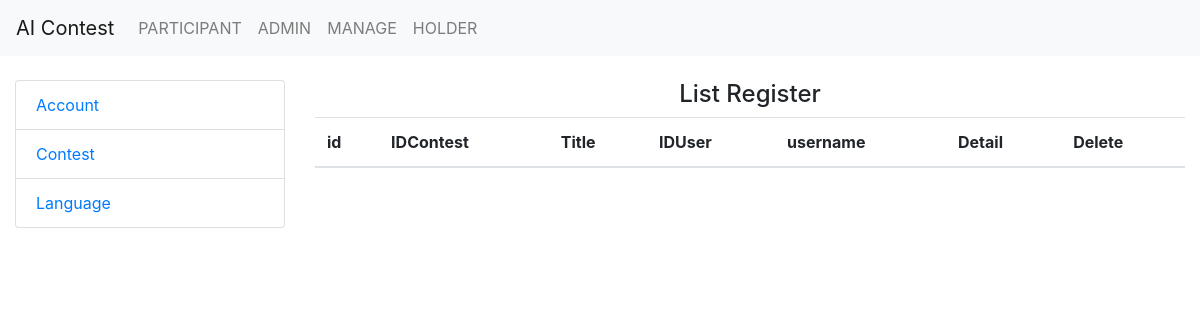
The page /contest/join-contest/13/ (signed in) on the database as committed earlier.
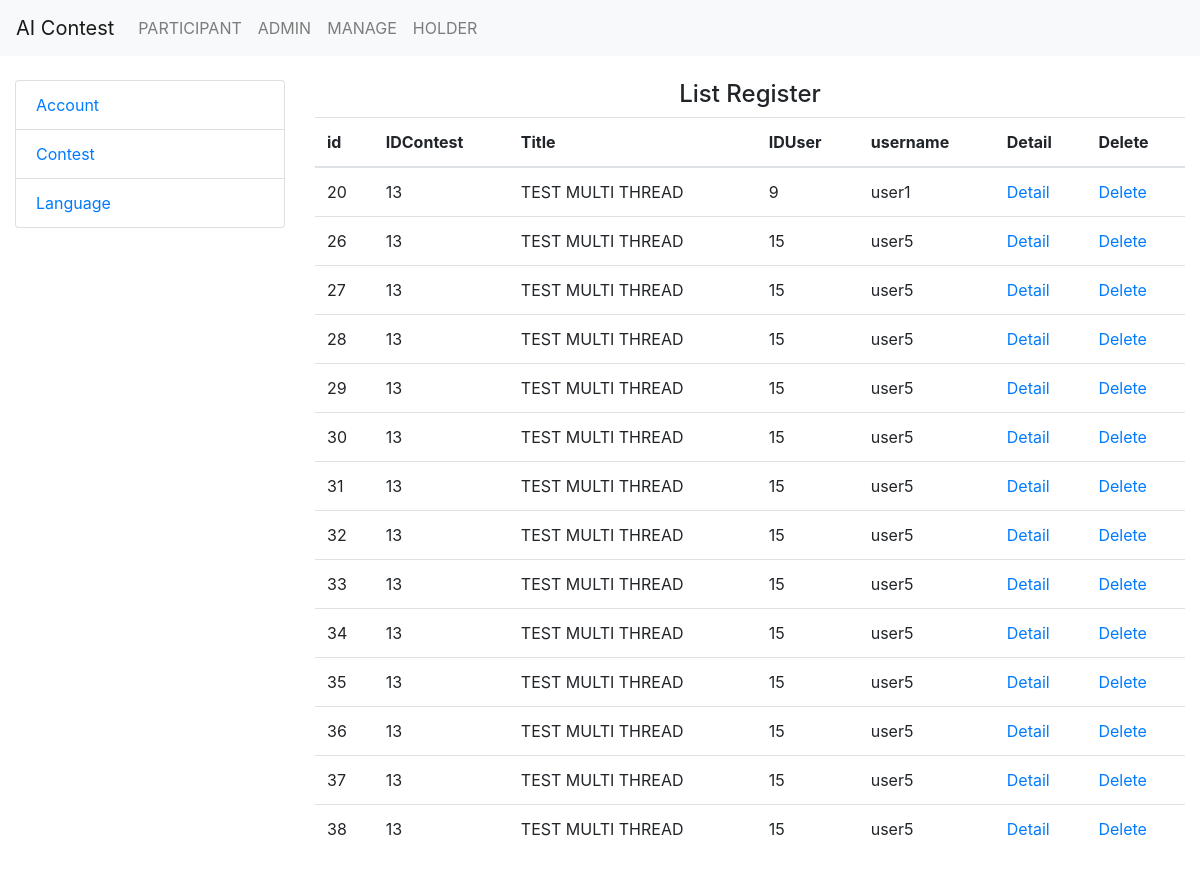
The same page on the database as committed later.
### ContestAdmin/models.py (models this page shows)
class RegisterContest(models.Model):
    IDContest = models.CharField(max_length=100)
    IDUser = models.CharField(max_length=100)

class Contest(models.Model):
    IDUser = models.CharField(max_length=100)
    Title = models.TextField()
    Description = models.TextField()
    LinkContest = models.CharField(max_length=100)
    LinkDataTrain = models.CharField(max_length=100)
    LinkDataTest = models.CharField(max_length=100)
    LinkTester = models.CharField(max_length=100)
    TimeRegister = models.DateTimeField()
    TimeStart = models.DateTimeField()
    TimeEnd = models.DateTimeField()
    TimeOut = models.IntegerField()
    IDLanguage = models.CharField(max_length=100, null=True, blank=True)

### ContestAdmin/views.py (the view)
# urls.py: path('contest/join-contest/<int:pk>/',  views.joinContest, name='joinContest'),
def joinContest(request, pk):
    if request.user.is_superuser:
        lstatus = RegisterContest.objects.filter(IDContest = pk)
        for s in lstatus:
            obj = Contest.objects.filter(id = s.IDContest)
            s.title = obj[0].Title
        for s in lstatus:
            obj = User.objects.filter(id = s.IDUser)
            s.username = obj[0].username
        context = {
            'lstatus': lstatus
        }
        return render(request, 'Contest/join.html', context=context)
    else:
        return redirect('login')

### ContestAdmin/templates/Contest/join.html (shortened to what this page needs)
{% extends 'base/base.html' %}
{% block content %}
<h4 class="text-center">List Register</h4>
<table class="table">
    <thead>
        <tr>
            <th scope="col">id</th>
            <th scope="col">IDContest</th>
            <th scope="col">Title</th>
            <th scope="col">IDUser</th>
            <th scope="col">username</th>
            <th scope="col">Detail</th>
            <th scope="col">Delete</th>
        </tr>
    </thead>
    <tbody>
        {% for s in lstatus %}
        <tr>
            <td>{{s.pk}}</td>
            <td>{{s.IDContest}}</td>
            <td>{{s.title}}</td>
            <td>{{s.IDUser}}</td>
            <td>{{s.username}}</td>
            <td><a href="{% url 'detailAccount' pk=s.pk %}" class="" id="{{s.pk}}">Detail</a></td>
            <td><a href="{% url 'deletejoinContest' pk=s.pk %}" class="" id="{{s.pk}}" onclick="return confirm('Are you sure you want to delete?');">Delete</a></td>
        </tr>
        {% endfor %}
    </tbody>
</table>
{% endblock content %}

Rows that differ between the two databases and show on the page:
added RegisterContest: pk "20", IDContest "13", title "TEST MULTI THREAD", IDUser "9", username "user1"
added RegisterContest: pk "26", IDContest "13", title "TEST MULTI THREAD", IDUser "15", username "user5"
added RegisterContest: pk "27", IDContest "13", title "TEST MULTI THREAD", IDUser "15", username "user5"
added RegisterContest: pk "28", IDContest "13", title "TEST MULTI THREAD", IDUser "15", username "user5"
added RegisterContest: pk "29", IDContest "13", title "TEST MULTI THREAD", IDUser "15", username "user5"
added RegisterContest: pk "30", IDContest "13", title "TEST MULTI THREAD", IDUser "15", username "user5"
added RegisterContest: pk "31", IDContest "13", title "TEST MULTI THREAD", IDUser "15", username "user5"
added RegisterContest: pk "32", IDContest "13", title "TEST MULTI THREAD", IDUser "15", username "user5"
added RegisterContest: pk "33", IDContest "13", title "TEST MULTI THREAD", IDUser "15", username "user5"
added RegisterContest: pk "34", IDContest "13", title "TEST MULTI THREAD", IDUser "15", username "user5"
added RegisterContest: pk "35", IDContest "13", title "TEST MULTI THREAD", IDUser "15", username "user5"
added RegisterContest: pk "36", IDContest "13", title "TEST MULTI THREAD", IDUser "15", username "user5"
added RegisterContest: pk "37", IDContest "13", title "TEST MULTI THREAD", IDUser "15", username "user5"
added RegisterContest: pk "38", IDContest "13", title "TEST MULTI THREAD", IDUser "15", username "user5"
